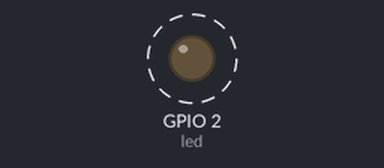
A sketch run on a simulated ESP32. On the bench: output pins drawn as LEDs (lit = HIGH). Dashed ring = blinking. What the sketch prints to the serial monitor is not drawn.

Above: at 0.32 s.
Timing chart, 0 to 3.2 s (numbered marks = the images above):
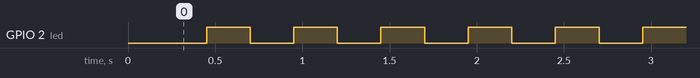

Measured:
- by itself, GPIO 2 (led): alternates HIGH for 0.25 s and LOW for 0.25 s

The sketch:

UARTBlink.ino
```cpp
//ESP32 - GPIO

#define led 2
int del = 250;
bool led_sta = 0;

void setup() {
  //UART
  Serial.begin(115200);
  delay(200);
  // GPIO
  pinMode(led,OUTPUT); //Pin led=2 como salida

  Serial.println();
  Serial.println("Blink serial");
  Serial.println();
}

void loop() {
if(Serial.available()){
String s = Serial.readStringUntil('\n');
del = s.toInt();
if(del<10) del=10;
if(del>250) del=250;
}

digitalWrite(led,led_sta);
led_sta = !led_sta;
delay(del);
}
```
